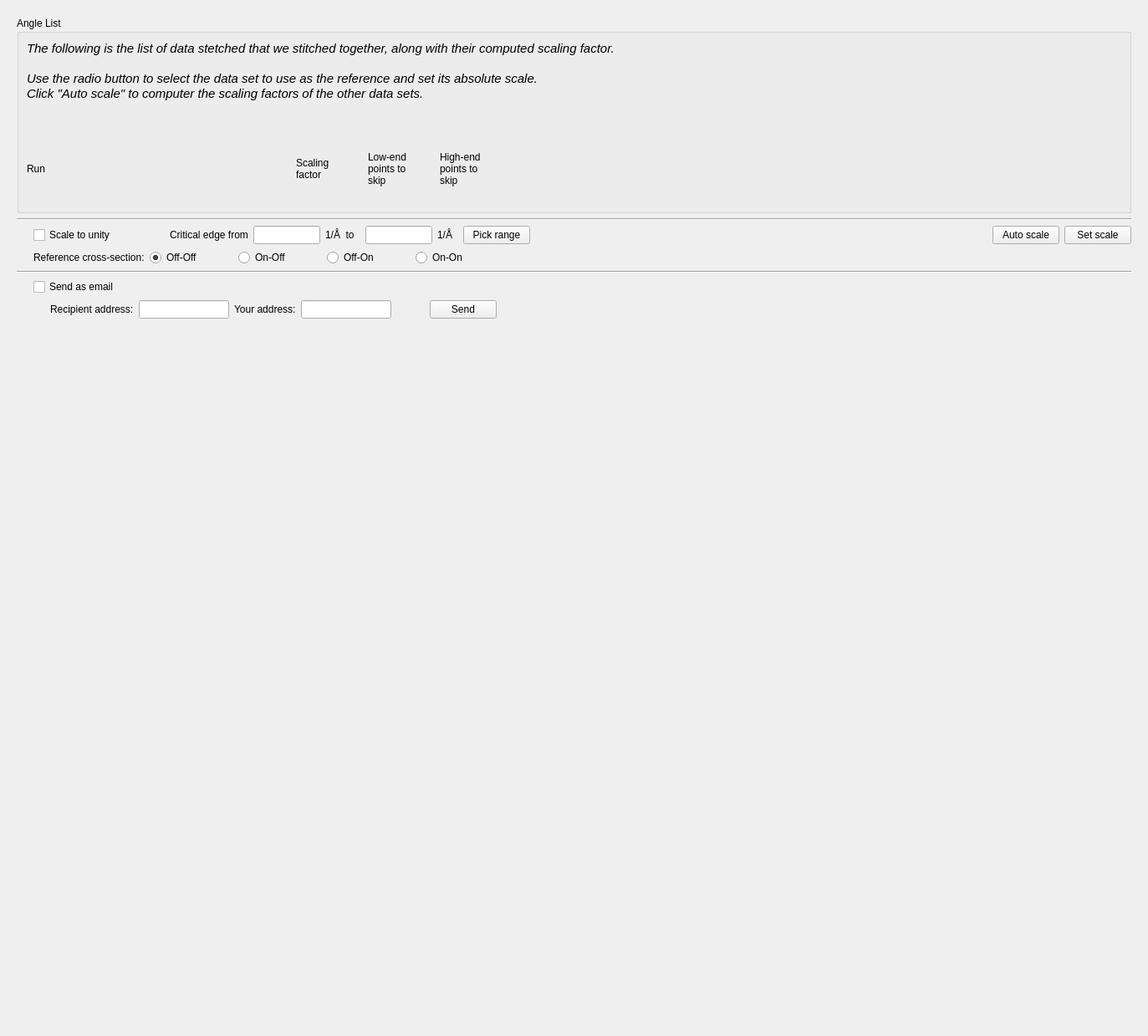
<?xml version="1.0" encoding="UTF-8"?>
<ui version="4.0">
 <class>Frame</class>
 <widget class="QFrame" name="Frame">
  <property name="geometry">
   <rect>
    <x>0</x>
    <y>0</y>
    <width>1373</width>
    <height>1239</height>
   </rect>
  </property>
  <property name="windowTitle">
   <string>Frame</string>
  </property>
  <property name="frameShape">
   <enum>QFrame::NoFrame</enum>
  </property>
  <property name="frameShadow">
   <enum>QFrame::Plain</enum>
  </property>
  <property name="lineWidth">
   <number>0</number>
  </property>
  <layout class="QVBoxLayout" name="verticalLayout">
   <item>
    <widget class="QScrollArea" name="scrollArea">
     <property name="frameShape">
      <enum>QFrame::NoFrame</enum>
     </property>
     <property name="frameShadow">
      <enum>QFrame::Plain</enum>
     </property>
     <property name="lineWidth">
      <number>0</number>
     </property>
     <property name="widgetResizable">
      <bool>true</bool>
     </property>
     <widget class="QWidget" name="scrollAreaWidgetContents">
      <property name="geometry">
       <rect>
        <x>0</x>
        <y>0</y>
        <width>1355</width>
        <height>1221</height>
       </rect>
      </property>
      <layout class="QVBoxLayout" name="verticalLayout_2">
       <item>
        <layout class="QHBoxLayout" name="horizontalLayout_6">
         <item>
          <layout class="QVBoxLayout" name="verticalLayout_3">
           <item>
            <layout class="QHBoxLayout" name="horizontalLayout_3">
             <item>
              <widget class="QGroupBox" name="groupBox_3">
               <property name="title">
                <string>Angle List</string>
               </property>
               <layout class="QVBoxLayout" name="verticalLayout_4">
                <item>
                 <widget class="QLabel" name="label">
                  <property name="sizePolicy">
                   <sizepolicy hsizetype="Minimum" vsizetype="Preferred">
                    <horstretch>0</horstretch>
                    <verstretch>0</verstretch>
                   </sizepolicy>
                  </property>
                  <property name="text">
                   <string>&lt;!DOCTYPE HTML PUBLIC &quot;-//W3C//DTD HTML 4.0//EN&quot; &quot;http://www.w3.org/TR/REC-html40/strict.dtd&quot;&gt;
&lt;html&gt;&lt;head&gt;&lt;meta name=&quot;qrichtext&quot; content=&quot;1&quot; /&gt;&lt;style type=&quot;text/css&quot;&gt;
p, li { white-space: pre-wrap; }
&lt;/style&gt;&lt;/head&gt;&lt;body style=&quot; font-family:'Ubuntu'; font-size:11pt; font-weight:400; font-style:normal;&quot;&gt;
&lt;p style=&quot; margin-top:0px; margin-bottom:0px; margin-left:0px; margin-right:0px; -qt-block-indent:0; text-indent:0px;&quot;&gt;&lt;span style=&quot; font-style:italic;&quot;&gt;The following is the list of data stetched that we stitched together, along with their computed scaling factor.&lt;/span&gt;&lt;/p&gt;
&lt;p style=&quot;-qt-paragraph-type:empty; margin-top:0px; margin-bottom:0px; margin-left:0px; margin-right:0px; -qt-block-indent:0; text-indent:0px; font-style:italic;&quot;&gt;&lt;/p&gt;
&lt;p style=&quot; margin-top:0px; margin-bottom:0px; margin-left:0px; margin-right:0px; -qt-block-indent:0; text-indent:0px;&quot;&gt;&lt;span style=&quot; font-style:italic;&quot;&gt;Use the radio button to select the data set to use as the reference and set its absolute scale. &lt;/span&gt;&lt;/p&gt;
&lt;p style=&quot; margin-top:0px; margin-bottom:0px; margin-left:0px; margin-right:0px; -qt-block-indent:0; text-indent:0px;&quot;&gt;&lt;span style=&quot; font-style:italic;&quot;&gt;Click &amp;quot;Auto scale&amp;quot; to computer the scaling factors of the other data sets.&lt;/span&gt;&lt;/p&gt;
&lt;p style=&quot;-qt-paragraph-type:empty; margin-top:0px; margin-bottom:0px; margin-left:0px; margin-right:0px; -qt-block-indent:0; text-indent:0px; font-style:italic;&quot;&gt;&lt;/p&gt;
&lt;p style=&quot;-qt-paragraph-type:empty; margin-top:0px; margin-bottom:0px; margin-left:0px; margin-right:0px; -qt-block-indent:0; text-indent:0px; font-style:italic;&quot;&gt;&lt;/p&gt;
&lt;p style=&quot;-qt-paragraph-type:empty; margin-top:0px; margin-bottom:0px; margin-left:0px; margin-right:0px; -qt-block-indent:0; text-indent:0px; font-style:italic;&quot;&gt;&lt;/p&gt;&lt;/body&gt;&lt;/html&gt;</string>
                  </property>
                 </widget>
                </item>
                <item>
                 <layout class="QHBoxLayout" name="horizontalLayout_4">
                  <item>
                   <widget class="QLabel" name="label_2">
                    <property name="sizePolicy">
                     <sizepolicy hsizetype="Fixed" vsizetype="Preferred">
                      <horstretch>0</horstretch>
                      <verstretch>0</verstretch>
                     </sizepolicy>
                    </property>
                    <property name="minimumSize">
                     <size>
                      <width>316</width>
                      <height>0</height>
                     </size>
                    </property>
                    <property name="maximumSize">
                     <size>
                      <width>316</width>
                      <height>16777215</height>
                     </size>
                    </property>
                    <property name="text">
                     <string>Run</string>
                    </property>
                   </widget>
                  </item>
                  <item>
                   <widget class="QLabel" name="label_4">
                    <property name="sizePolicy">
                     <sizepolicy hsizetype="Fixed" vsizetype="Preferred">
                      <horstretch>0</horstretch>
                      <verstretch>0</verstretch>
                     </sizepolicy>
                    </property>
                    <property name="minimumSize">
                     <size>
                      <width>80</width>
                      <height>0</height>
                     </size>
                    </property>
                    <property name="maximumSize">
                     <size>
                      <width>80</width>
                      <height>16777215</height>
                     </size>
                    </property>
                    <property name="text">
                     <string>Scaling
factor</string>
                    </property>
                   </widget>
                  </item>
                  <item>
                   <widget class="QLabel" name="label_3">
                    <property name="sizePolicy">
                     <sizepolicy hsizetype="Fixed" vsizetype="Preferred">
                      <horstretch>0</horstretch>
                      <verstretch>0</verstretch>
                     </sizepolicy>
                    </property>
                    <property name="minimumSize">
                     <size>
                      <width>80</width>
                      <height>0</height>
                     </size>
                    </property>
                    <property name="maximumSize">
                     <size>
                      <width>80</width>
                      <height>16777215</height>
                     </size>
                    </property>
                    <property name="text">
                     <string>Low-end
points to
skip</string>
                    </property>
                   </widget>
                  </item>
                  <item>
                   <widget class="QLabel" name="label_5">
                    <property name="sizePolicy">
                     <sizepolicy hsizetype="Fixed" vsizetype="Preferred">
                      <horstretch>0</horstretch>
                      <verstretch>0</verstretch>
                     </sizepolicy>
                    </property>
                    <property name="minimumSize">
                     <size>
                      <width>80</width>
                      <height>0</height>
                     </size>
                    </property>
                    <property name="maximumSize">
                     <size>
                      <width>80</width>
                      <height>16777215</height>
                     </size>
                    </property>
                    <property name="text">
                     <string>High-end
points to
skip</string>
                    </property>
                   </widget>
                  </item>
                  <item>
                   <spacer name="horizontalSpacer_3">
                    <property name="orientation">
                     <enum>Qt::Horizontal</enum>
                    </property>
                    <property name="sizeHint" stdset="0">
                     <size>
                      <width>40</width>
                      <height>20</height>
                     </size>
                    </property>
                   </spacer>
                  </item>
                 </layout>
                </item>
                <item>
                 <layout class="QHBoxLayout" name="horizontalLayout">
                  <item>
                   <layout class="QVBoxLayout" name="angle_list_layout"/>
                  </item>
                  <item>
                   <spacer name="horizontalSpacer">
                    <property name="orientation">
                     <enum>Qt::Horizontal</enum>
                    </property>
                    <property name="sizeType">
                     <enum>QSizePolicy::Expanding</enum>
                    </property>
                    <property name="sizeHint" stdset="0">
                     <size>
                      <width>40</width>
                      <height>20</height>
                     </size>
                    </property>
                   </spacer>
                  </item>
                 </layout>
                </item>
               </layout>
              </widget>
             </item>
            </layout>
           </item>
           <item>
            <widget class="Line" name="line">
             <property name="orientation">
              <enum>Qt::Horizontal</enum>
             </property>
            </widget>
           </item>
           <item>
            <layout class="QHBoxLayout" name="horizontalLayout_2">
             <item>
              <spacer name="horizontalSpacer_4">
               <property name="orientation">
                <enum>Qt::Horizontal</enum>
               </property>
               <property name="sizeType">
                <enum>QSizePolicy::Fixed</enum>
               </property>
               <property name="sizeHint" stdset="0">
                <size>
                 <width>20</width>
                 <height>20</height>
                </size>
               </property>
              </spacer>
             </item>
             <item>
              <widget class="QCheckBox" name="scale_to_one_chk">
               <property name="text">
                <string>Scale to unity</string>
               </property>
              </widget>
             </item>
             <item>
              <spacer name="horizontalSpacer_5">
               <property name="orientation">
                <enum>Qt::Horizontal</enum>
               </property>
               <property name="sizeType">
                <enum>QSizePolicy::Fixed</enum>
               </property>
               <property name="sizeHint" stdset="0">
                <size>
                 <width>60</width>
                 <height>20</height>
                </size>
               </property>
              </spacer>
             </item>
             <item>
              <widget class="QLabel" name="max_q_unity_label">
               <property name="text">
                <string>Critical edge from</string>
               </property>
              </widget>
             </item>
             <item>
              <widget class="QLineEdit" name="min_q_unity_edit">
               <property name="minimumSize">
                <size>
                 <width>80</width>
                 <height>0</height>
                </size>
               </property>
               <property name="maximumSize">
                <size>
                 <width>80</width>
                 <height>16777215</height>
                </size>
               </property>
              </widget>
             </item>
             <item>
              <widget class="QLabel" name="label_6">
               <property name="text">
                <string>1/Å  to  </string>
               </property>
              </widget>
             </item>
             <item>
              <widget class="QLineEdit" name="max_q_unity_edit">
               <property name="minimumSize">
                <size>
                 <width>80</width>
                 <height>0</height>
                </size>
               </property>
               <property name="maximumSize">
                <size>
                 <width>80</width>
                 <height>16777215</height>
                </size>
               </property>
              </widget>
             </item>
             <item>
              <widget class="QLabel" name="label_7">
               <property name="text">
                <string>1/Å  </string>
               </property>
              </widget>
             </item>
             <item>
              <widget class="QPushButton" name="pick_unity_range_btn">
               <property name="text">
                <string>Pick range</string>
               </property>
              </widget>
             </item>
             <item>
              <spacer name="horizontalSpacer_2">
               <property name="orientation">
                <enum>Qt::Horizontal</enum>
               </property>
               <property name="sizeHint" stdset="0">
                <size>
                 <width>40</width>
                 <height>20</height>
                </size>
               </property>
              </spacer>
             </item>
             <item>
              <widget class="QPushButton" name="auto_scale_btn">
               <property name="maximumSize">
                <size>
                 <width>85</width>
                 <height>16777215</height>
                </size>
               </property>
               <property name="text">
                <string>Auto scale</string>
               </property>
              </widget>
             </item>
             <item>
              <widget class="QPushButton" name="save_btn">
               <property name="text">
                <string>Set scale</string>
               </property>
              </widget>
             </item>
            </layout>
           </item>
           <item>
            <layout class="QHBoxLayout" name="horizontalLayout_5">
             <item>
              <spacer name="horizontalSpacer_6">
               <property name="orientation">
                <enum>Qt::Horizontal</enum>
               </property>
               <property name="sizeType">
                <enum>QSizePolicy::Fixed</enum>
               </property>
               <property name="sizeHint" stdset="0">
                <size>
                 <width>20</width>
                 <height>20</height>
                </size>
               </property>
              </spacer>
             </item>
             <item>
              <widget class="QLabel" name="ref_pol_label">
               <property name="text">
                <string>Reference cross-section:</string>
               </property>
              </widget>
             </item>
             <item>
              <widget class="QRadioButton" name="off_off_radio">
               <property name="minimumSize">
                <size>
                 <width>100</width>
                 <height>0</height>
                </size>
               </property>
               <property name="text">
                <string>Off-Off</string>
               </property>
               <property name="checked">
                <bool>true</bool>
               </property>
              </widget>
             </item>
             <item>
              <widget class="QRadioButton" name="on_off_radio">
               <property name="minimumSize">
                <size>
                 <width>100</width>
                 <height>0</height>
                </size>
               </property>
               <property name="text">
                <string>On-Off</string>
               </property>
              </widget>
             </item>
             <item>
              <widget class="QRadioButton" name="off_on_radio">
               <property name="minimumSize">
                <size>
                 <width>100</width>
                 <height>0</height>
                </size>
               </property>
               <property name="text">
                <string>Off-On</string>
               </property>
              </widget>
             </item>
             <item>
              <widget class="QRadioButton" name="on_on_radio">
               <property name="minimumSize">
                <size>
                 <width>100</width>
                 <height>0</height>
                </size>
               </property>
               <property name="text">
                <string>On-On</string>
               </property>
              </widget>
             </item>
             <item>
              <spacer name="horizontalSpacer_7">
               <property name="orientation">
                <enum>Qt::Horizontal</enum>
               </property>
               <property name="sizeHint" stdset="0">
                <size>
                 <width>40</width>
                 <height>20</height>
                </size>
               </property>
              </spacer>
             </item>
            </layout>
           </item>
           <item>
            <widget class="Line" name="line_2">
             <property name="orientation">
              <enum>Qt::Horizontal</enum>
             </property>
            </widget>
           </item>
           <item>
            <layout class="QHBoxLayout" name="horizontalLayout_7">
             <item>
              <spacer name="horizontalSpacer_8">
               <property name="orientation">
                <enum>Qt::Horizontal</enum>
               </property>
               <property name="sizeType">
                <enum>QSizePolicy::Fixed</enum>
               </property>
               <property name="sizeHint" stdset="0">
                <size>
                 <width>20</width>
                 <height>20</height>
                </size>
               </property>
              </spacer>
             </item>
             <item>
              <widget class="QCheckBox" name="send_email_chk">
               <property name="text">
                <string>Send as email</string>
               </property>
              </widget>
             </item>
             <item>
              <spacer name="horizontalSpacer_9">
               <property name="orientation">
                <enum>Qt::Horizontal</enum>
               </property>
               <property name="sizeHint" stdset="0">
                <size>
                 <width>40</width>
                 <height>20</height>
                </size>
               </property>
              </spacer>
             </item>
            </layout>
           </item>
           <item>
            <layout class="QHBoxLayout" name="horizontalLayout_8">
             <item>
              <spacer name="horizontalSpacer_12">
               <property name="orientation">
                <enum>Qt::Horizontal</enum>
               </property>
               <property name="sizeType">
                <enum>QSizePolicy::Fixed</enum>
               </property>
               <property name="sizeHint" stdset="0">
                <size>
                 <width>40</width>
                 <height>20</height>
                </size>
               </property>
              </spacer>
             </item>
             <item>
              <widget class="QLabel" name="to_email_label">
               <property name="text">
                <string>Recipient address:</string>
               </property>
              </widget>
             </item>
             <item>
              <widget class="QLineEdit" name="to_email_edit">
               <property name="sizePolicy">
                <sizepolicy hsizetype="Fixed" vsizetype="Fixed">
                 <horstretch>0</horstretch>
                 <verstretch>0</verstretch>
                </sizepolicy>
               </property>
               <property name="maximumSize">
                <size>
                 <width>300</width>
                 <height>16777215</height>
                </size>
               </property>
              </widget>
             </item>
             <item>
              <widget class="QLabel" name="from_email_label">
               <property name="text">
                <string>Your address:</string>
               </property>
              </widget>
             </item>
             <item>
              <widget class="QLineEdit" name="from_email_edit">
               <property name="sizePolicy">
                <sizepolicy hsizetype="Fixed" vsizetype="Fixed">
                 <horstretch>0</horstretch>
                 <verstretch>0</verstretch>
                </sizepolicy>
               </property>
               <property name="maximumSize">
                <size>
                 <width>300</width>
                 <height>16777215</height>
                </size>
               </property>
              </widget>
             </item>
             <item>
              <spacer name="horizontalSpacer_11">
               <property name="orientation">
                <enum>Qt::Horizontal</enum>
               </property>
               <property name="sizeType">
                <enum>QSizePolicy::Fixed</enum>
               </property>
               <property name="sizeHint" stdset="0">
                <size>
                 <width>40</width>
                 <height>20</height>
                </size>
               </property>
              </spacer>
             </item>
             <item>
              <widget class="QPushButton" name="send_btn">
               <property name="text">
                <string>Send</string>
               </property>
              </widget>
             </item>
             <item>
              <spacer name="horizontalSpacer_10">
               <property name="orientation">
                <enum>Qt::Horizontal</enum>
               </property>
               <property name="sizeHint" stdset="0">
                <size>
                 <width>40</width>
                 <height>20</height>
                </size>
               </property>
              </spacer>
             </item>
            </layout>
           </item>
           <item>
            <spacer name="verticalSpacer">
             <property name="orientation">
              <enum>Qt::Vertical</enum>
             </property>
             <property name="sizeType">
              <enum>QSizePolicy::Expanding</enum>
             </property>
             <property name="sizeHint" stdset="0">
              <size>
               <width>20</width>
               <height>40</height>
              </size>
             </property>
            </spacer>
           </item>
          </layout>
         </item>
        </layout>
       </item>
      </layout>
     </widget>
    </widget>
   </item>
  </layout>
 </widget>
 <resources/>
 <connections/>
</ui>
